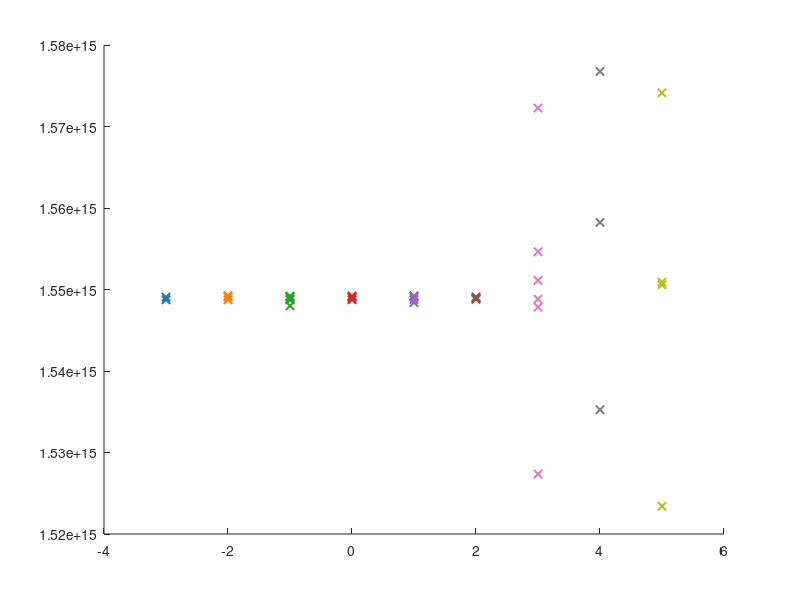

Write the MATLAB code that produced this figure. (Note: this script raises an error after producing the figure.)
clc;clear;close all;

m_values = [-3, -2, -1, 0, 1, 2, 3, 4, 5 ]; 
function_values = {
    [1.548736024413711E15,1.549064629149003E15],                           
    [1.548736024413711E15,1.549086536131356E15,1.549239885007825E15],      
    [1.547991187013715E15,1.548736024413711E15,1.548801745360769E15,...
     1.549042722166650E15,1.549130350096061E15,1.549174164060767E15],      
    [1.548736024413711E15,1.549020815184297E15,1.549108443113708E15,...
     1.549196071043120E15]                                                 
    [1.548385512696066E15,1.548757931396064E15,1.549042722166650E15,...
     1.549152257078414E15,1.549217978025472E15],                           
    [1.548801745360769E15,1.548889373290180E15,1.548955094237239E15,...
     1.549086536131356E15],                                                
    [1.527354809637376E15,1.547837838137246E15,1.548823652343122E15,...
     1.551123885490166E15,1.554629002666615E15,1.572264123460621E15],     
    [1.535241323284385E15,1.558243654754827E15,1.576755054842945E15],      
    [1.523411552813871E15,1.550576210931346E15,1.550904815666638E15,...
     1.574126216960609E15],                                               
};

colors = [
    0.1216, 0.4667, 0.7059;  
    1.0000, 0.4980, 0.0549;  
    0.1725, 0.6275, 0.1725; 
    0.8392, 0.1529, 0.1569;  
    0.5804, 0.4039, 0.7412;  
    0.5490, 0.3373, 0.2941; 
    0.8902, 0.4667, 0.7608;  
    0.4980, 0.4980, 0.4980;  
    0.7373, 0.7412, 0.1333  
]; 

figure;
hold on;
for i = length(m_values):-1:1
    m = m_values(i);
    values = function_values{i};
    scatter(repmat(m, size(values)), values,...
        'x','LineWidth', 1.5,'MarkerEdgeColor', colors(i,:));
end

yline(1.548823652343122e+15,'k-','LineWidth',1.5)
hold off;

xlabel('m', 'Interpreter', 'latex');
ylabel('Frequency (Hz)', 'Interpreter', 'latex');
legend('$\tilde{\omega}_{n\pm},\ \delta_1 = 2^{5}$',...
    '$\tilde{\omega}_{n\pm},\ \delta_1 = 2^{4}$',...
    '$\tilde{\omega}_{n\pm},\ \delta_1 = 2^{3}$',...
    '$\tilde{\omega}_{n\pm},\ \delta_1 = 2^{2}$',...
    '$\tilde{\omega}_{n\pm},\ \delta_1 = 2^{1}$',...
    '$\tilde{\omega}_{n\pm},\ \delta_1 = 2^{0}$',...
    '$\tilde{\omega}_{n\pm},\ \delta_1 = 2^{-1}$',...
    '$\tilde{\omega}_{n\pm},\ \delta_1 = 2^{-2}$',...
    '$\tilde{\omega}_{n\pm},\ \delta_1 = 2^{-3}$',...
    '$\tilde{\omega}_{s,n}$','Interpreter', 'latex')
grid off;
